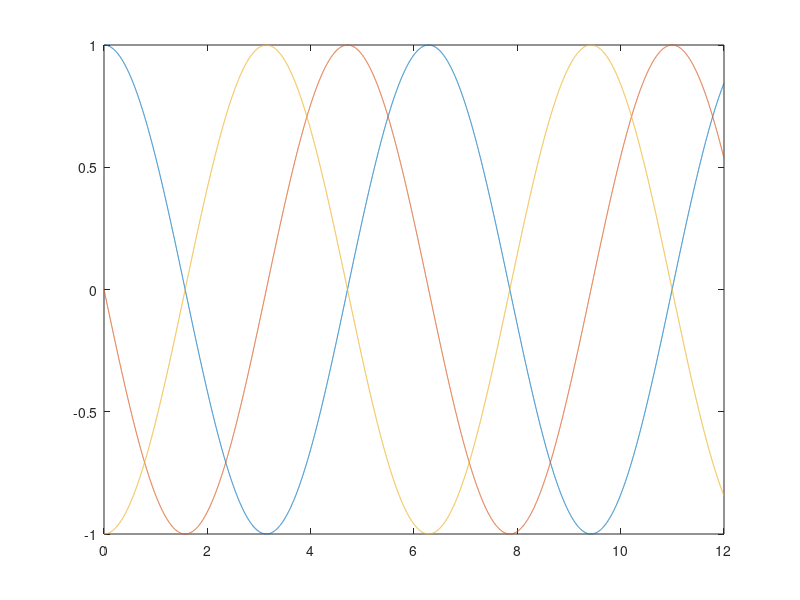

Recreate this plot in MATLAB.
clc;
clear ;
close all;

% -- 积分步长
dt = 0.001;
% -- 求解总时长与求解步数

T = 12;
t = dt:dt:T;
steps = T/dt;

% -- 输入结构参数(质量、刚度、阻尼矩阵)
M = 1;
C = 0;
K = 1;
F = 0;
% -- 积分常数
a0 = 1/(dt)^2;
a1 = 1/(2*dt);
a2 = 2*a0;
a3 = 1/a2;
% -- 分配存储空间
N = T/dt+1;
y   = zeros(1,N);
dy  = zeros(1,N);
ddy = zeros(1,N);

% 赋予初值
  y0 = 1;
 dy0 = 0;
ddy0 = M\(-C*dy0-K*y0);
y_   = y0-dt*dy0+a3*ddy0;

  y(1,1) = y_;
  y(1,2) = y0;
 dy(1,2) = dy0;
ddy(1,2) = ddy0;

Keq = a0*M+a1*C;

for i = 1:steps
    %计算等效荷载

    Feq = F-(K-a2*M)*y(1,i+1)-(a0*M-a1*C)*y(1,i);
      y(1,i+2) = Keq\ Feq ;
     dy(1,i+1) = a1*(y(1,i+2)-y(1,i));
    ddy(1,i+1) = a0*(y(1,i)-2*y(1,i+1)+y(1,i+2));
end

 dy(1,i+2) =  dy(1,i+1);
ddy(1,i+2) = ddy(1,i+1);


plot(t,y(1,3:N+1))
hold on;
plot(t,dy(1,3:N+1))
hold on;
plot(t,ddy(1,3:N+1))







